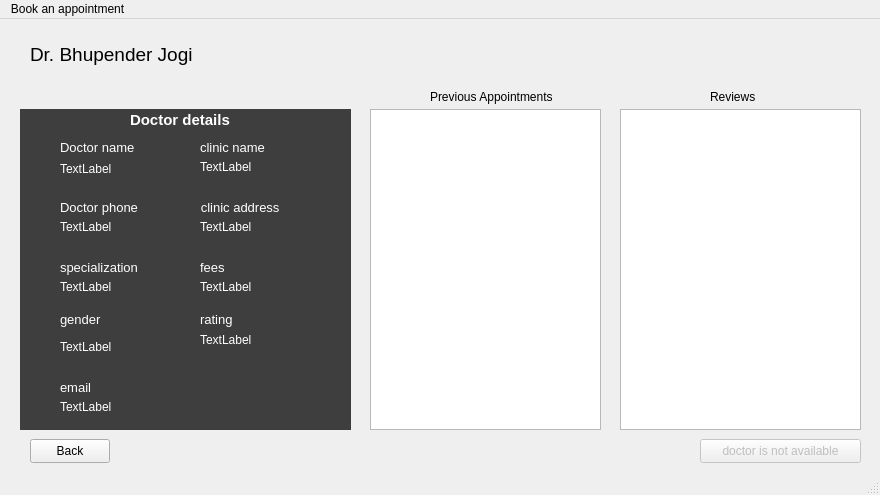
<?xml version="1.0" encoding="UTF-8"?>
<ui version="4.0">
 <class>DoctorInfoAndAppointment</class>
 <widget class="QMainWindow" name="DoctorInfoAndAppointment">
  <property name="enabled">
   <bool>true</bool>
  </property>
  <property name="geometry">
   <rect>
    <x>0</x>
    <y>0</y>
    <width>880</width>
    <height>495</height>
   </rect>
  </property>
  <property name="windowTitle">
   <string>MainWindow</string>
  </property>
  <widget class="QWidget" name="centralwidget">
   <widget class="QLabel" name="label">
    <property name="geometry">
     <rect>
      <x>30</x>
      <y>20</y>
      <width>201</width>
      <height>31</height>
     </rect>
    </property>
    <property name="font">
     <font>
      <pointsize>14</pointsize>
     </font>
    </property>
    <property name="text">
     <string>Dr. Bhupender Jogi</string>
    </property>
   </widget>
   <widget class="QPushButton" name="pushButton">
    <property name="enabled">
     <bool>false</bool>
    </property>
    <property name="geometry">
     <rect>
      <x>700</x>
      <y>420</y>
      <width>161</width>
      <height>24</height>
     </rect>
    </property>
    <property name="text">
     <string>doctor is not available</string>
    </property>
   </widget>
   <widget class="QPushButton" name="pushButton_2">
    <property name="enabled">
     <bool>true</bool>
    </property>
    <property name="geometry">
     <rect>
      <x>30</x>
      <y>420</y>
      <width>80</width>
      <height>24</height>
     </rect>
    </property>
    <property name="text">
     <string>Back</string>
    </property>
   </widget>
   <widget class="QLabel" name="label_3">
    <property name="geometry">
     <rect>
      <x>710</x>
      <y>70</y>
      <width>49</width>
      <height>16</height>
     </rect>
    </property>
    <property name="text">
     <string>Reviews</string>
    </property>
   </widget>
   <widget class="QLabel" name="label_4">
    <property name="geometry">
     <rect>
      <x>430</x>
      <y>70</y>
      <width>131</width>
      <height>16</height>
     </rect>
    </property>
    <property name="text">
     <string>Previous Appointments</string>
    </property>
   </widget>
   <widget class="QListWidget" name="listWidget_2">
    <property name="geometry">
     <rect>
      <x>620</x>
      <y>90</y>
      <width>241</width>
      <height>321</height>
     </rect>
    </property>
   </widget>
   <widget class="QListWidget" name="listWidget_3">
    <property name="geometry">
     <rect>
      <x>370</x>
      <y>90</y>
      <width>231</width>
      <height>321</height>
     </rect>
    </property>
   </widget>
   <widget class="QLabel" name="label_11">
    <property name="geometry">
     <rect>
      <x>130</x>
      <y>90</y>
      <width>151</width>
      <height>21</height>
     </rect>
    </property>
    <property name="font">
     <font>
      <pointsize>11</pointsize>
      <bold>true</bold>
     </font>
    </property>
    <property name="styleSheet">
     <string notr="true">color: rgb(255, 255, 255);</string>
    </property>
    <property name="text">
     <string>Doctor details</string>
    </property>
   </widget>
   <widget class="QLabel" name="label_13">
    <property name="geometry">
     <rect>
      <x>60</x>
      <y>180</y>
      <width>111</width>
      <height>16</height>
     </rect>
    </property>
    <property name="font">
     <font>
      <pointsize>10</pointsize>
     </font>
    </property>
    <property name="styleSheet">
     <string notr="true">color: rgb(255, 255, 255);</string>
    </property>
    <property name="text">
     <string>Doctor phone</string>
    </property>
   </widget>
   <widget class="QLabel" name="label_5">
    <property name="geometry">
     <rect>
      <x>20</x>
      <y>90</y>
      <width>331</width>
      <height>321</height>
     </rect>
    </property>
    <property name="font">
     <font>
      <pointsize>11</pointsize>
     </font>
    </property>
    <property name="styleSheet">
     <string notr="true">
background-color: rgb(62, 62, 62);</string>
    </property>
    <property name="text">
     <string/>
    </property>
   </widget>
   <widget class="QLabel" name="name">
    <property name="geometry">
     <rect>
      <x>60</x>
      <y>140</y>
      <width>101</width>
      <height>20</height>
     </rect>
    </property>
    <property name="styleSheet">
     <string notr="true">color: rgb(255, 255, 255);</string>
    </property>
    <property name="text">
     <string>TextLabel</string>
    </property>
   </widget>
   <widget class="QLabel" name="label_12">
    <property name="geometry">
     <rect>
      <x>60</x>
      <y>120</y>
      <width>91</width>
      <height>16</height>
     </rect>
    </property>
    <property name="font">
     <font>
      <pointsize>10</pointsize>
     </font>
    </property>
    <property name="styleSheet">
     <string notr="true">color: rgb(255, 255, 255);</string>
    </property>
    <property name="text">
     <string>Doctor name</string>
    </property>
   </widget>
   <widget class="QLabel" name="label_14">
    <property name="geometry">
     <rect>
      <x>60</x>
      <y>240</y>
      <width>101</width>
      <height>16</height>
     </rect>
    </property>
    <property name="font">
     <font>
      <pointsize>10</pointsize>
     </font>
    </property>
    <property name="styleSheet">
     <string notr="true">color: rgb(255, 255, 255);</string>
    </property>
    <property name="text">
     <string>specialization</string>
    </property>
   </widget>
   <widget class="QLabel" name="phone">
    <property name="geometry">
     <rect>
      <x>60</x>
      <y>200</y>
      <width>91</width>
      <height>16</height>
     </rect>
    </property>
    <property name="styleSheet">
     <string notr="true">color: rgb(255, 255, 255);</string>
    </property>
    <property name="text">
     <string>TextLabel</string>
    </property>
   </widget>
   <widget class="QLabel" name="label_15">
    <property name="geometry">
     <rect>
      <x>60</x>
      <y>290</y>
      <width>61</width>
      <height>21</height>
     </rect>
    </property>
    <property name="font">
     <font>
      <pointsize>10</pointsize>
     </font>
    </property>
    <property name="styleSheet">
     <string notr="true">color: rgb(255, 255, 255);</string>
    </property>
    <property name="text">
     <string>gender</string>
    </property>
   </widget>
   <widget class="QLabel" name="gender">
    <property name="geometry">
     <rect>
      <x>60</x>
      <y>320</y>
      <width>111</width>
      <height>16</height>
     </rect>
    </property>
    <property name="styleSheet">
     <string notr="true">color: rgb(255, 255, 255);</string>
    </property>
    <property name="text">
     <string>TextLabel</string>
    </property>
   </widget>
   <widget class="QLabel" name="specialization">
    <property name="geometry">
     <rect>
      <x>60</x>
      <y>260</y>
      <width>101</width>
      <height>16</height>
     </rect>
    </property>
    <property name="styleSheet">
     <string notr="true">color: rgb(255, 255, 255);</string>
    </property>
    <property name="text">
     <string>TextLabel</string>
    </property>
   </widget>
   <widget class="QLabel" name="label_6">
    <property name="geometry">
     <rect>
      <x>60</x>
      <y>360</y>
      <width>49</width>
      <height>16</height>
     </rect>
    </property>
    <property name="font">
     <font>
      <pointsize>10</pointsize>
     </font>
    </property>
    <property name="styleSheet">
     <string notr="true">color: rgb(255, 255, 255);</string>
    </property>
    <property name="text">
     <string>email</string>
    </property>
   </widget>
   <widget class="QLabel" name="email">
    <property name="geometry">
     <rect>
      <x>60</x>
      <y>380</y>
      <width>141</width>
      <height>16</height>
     </rect>
    </property>
    <property name="styleSheet">
     <string notr="true">color: rgb(255, 255, 255);</string>
    </property>
    <property name="text">
     <string>TextLabel</string>
    </property>
   </widget>
   <widget class="QLabel" name="label_21">
    <property name="geometry">
     <rect>
      <x>200</x>
      <y>120</y>
      <width>91</width>
      <height>16</height>
     </rect>
    </property>
    <property name="font">
     <font>
      <pointsize>10</pointsize>
     </font>
    </property>
    <property name="styleSheet">
     <string notr="true">color: rgb(255, 255, 255);</string>
    </property>
    <property name="text">
     <string>clinic name</string>
    </property>
   </widget>
   <widget class="QLabel" name="label_22">
    <property name="geometry">
     <rect>
      <x>190</x>
      <y>180</y>
      <width>91</width>
      <height>16</height>
     </rect>
    </property>
    <property name="font">
     <font>
      <pointsize>10</pointsize>
     </font>
    </property>
    <property name="styleSheet">
     <string notr="true">color: rgb(255, 255, 255);</string>
    </property>
    <property name="text">
     <string>   clinic address</string>
    </property>
   </widget>
   <widget class="QLabel" name="label_23">
    <property name="geometry">
     <rect>
      <x>200</x>
      <y>240</y>
      <width>91</width>
      <height>16</height>
     </rect>
    </property>
    <property name="font">
     <font>
      <pointsize>10</pointsize>
     </font>
    </property>
    <property name="styleSheet">
     <string notr="true">color: rgb(255, 255, 255);</string>
    </property>
    <property name="text">
     <string>fees</string>
    </property>
   </widget>
   <widget class="QLabel" name="label_24">
    <property name="geometry">
     <rect>
      <x>200</x>
      <y>290</y>
      <width>91</width>
      <height>21</height>
     </rect>
    </property>
    <property name="font">
     <font>
      <pointsize>10</pointsize>
     </font>
    </property>
    <property name="styleSheet">
     <string notr="true">color: rgb(255, 255, 255);</string>
    </property>
    <property name="text">
     <string>rating</string>
    </property>
   </widget>
   <widget class="QLabel" name="fees">
    <property name="geometry">
     <rect>
      <x>200</x>
      <y>260</y>
      <width>121</width>
      <height>16</height>
     </rect>
    </property>
    <property name="styleSheet">
     <string notr="true">color: rgb(255, 255, 255);</string>
    </property>
    <property name="text">
     <string>TextLabel</string>
    </property>
   </widget>
   <widget class="QLabel" name="clinicname">
    <property name="geometry">
     <rect>
      <x>200</x>
      <y>140</y>
      <width>101</width>
      <height>16</height>
     </rect>
    </property>
    <property name="styleSheet">
     <string notr="true">color: rgb(255, 255, 255);</string>
    </property>
    <property name="text">
     <string>TextLabel</string>
    </property>
   </widget>
   <widget class="QLabel" name="clinicaddress">
    <property name="geometry">
     <rect>
      <x>200</x>
      <y>200</y>
      <width>91</width>
      <height>16</height>
     </rect>
    </property>
    <property name="styleSheet">
     <string notr="true">color: rgb(255, 255, 255);</string>
    </property>
    <property name="text">
     <string>TextLabel</string>
    </property>
   </widget>
   <widget class="QLabel" name="rating">
    <property name="geometry">
     <rect>
      <x>200</x>
      <y>310</y>
      <width>91</width>
      <height>21</height>
     </rect>
    </property>
    <property name="styleSheet">
     <string notr="true">color: rgb(255, 255, 255);</string>
    </property>
    <property name="text">
     <string>TextLabel</string>
    </property>
   </widget>
   <zorder>label_5</zorder>
   <zorder>label</zorder>
   <zorder>pushButton</zorder>
   <zorder>pushButton_2</zorder>
   <zorder>label_3</zorder>
   <zorder>label_4</zorder>
   <zorder>listWidget_2</zorder>
   <zorder>listWidget_3</zorder>
   <zorder>label_11</zorder>
   <zorder>label_13</zorder>
   <zorder>name</zorder>
   <zorder>label_12</zorder>
   <zorder>label_14</zorder>
   <zorder>phone</zorder>
   <zorder>label_15</zorder>
   <zorder>gender</zorder>
   <zorder>specialization</zorder>
   <zorder>label_6</zorder>
   <zorder>email</zorder>
   <zorder>label_21</zorder>
   <zorder>label_22</zorder>
   <zorder>label_23</zorder>
   <zorder>label_24</zorder>
   <zorder>fees</zorder>
   <zorder>clinicname</zorder>
   <zorder>clinicaddress</zorder>
   <zorder>rating</zorder>
  </widget>
  <widget class="QMenuBar" name="menubar">
   <property name="geometry">
    <rect>
     <x>0</x>
     <y>0</y>
     <width>880</width>
     <height>21</height>
    </rect>
   </property>
   <widget class="QMenu" name="menuBook_an_appointment">
    <property name="title">
     <string>Book an appointment</string>
    </property>
   </widget>
   <addaction name="menuBook_an_appointment"/>
  </widget>
  <widget class="QStatusBar" name="statusbar"/>
 </widget>
 <resources/>
 <connections/>
</ui>
